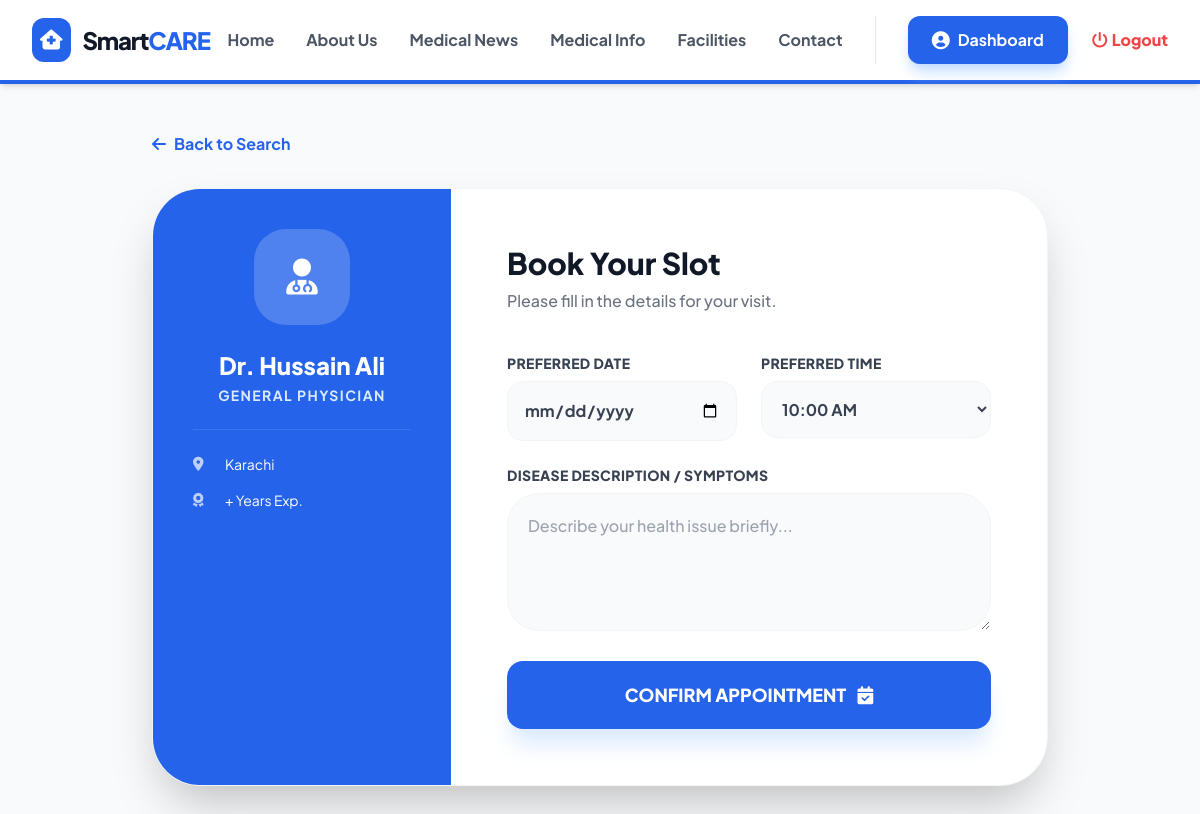
The app's page /book_appointment.php?doc_id=5 (signed in) with its own data.
### tables this page shows
CREATE TABLE `doctors` (
  `doctor_id` int(11) NOT NULL,
  `user_id` int(11) NOT NULL,
  `city_id` int(11) NOT NULL,
  `specialization` varchar(100) DEFAULT NULL,
  `qualification` varchar(255) DEFAULT NULL,
  `experience_years` int(11) DEFAULT NULL,
  `doctor_phone` varchar(15) DEFAULT NULL,
  `doctor_email` varchar(100) DEFAULT NULL,
  `availability_status` text DEFAULT NULL,
  `consultation_fee` int(11) DEFAULT 0,
  `doc_name` varchar(100) DEFAULT NULL
);

CREATE TABLE `users` (
  `user_id` int(11) NOT NULL,
  `username` varchar(50) NOT NULL,
  `password` varchar(255) NOT NULL,
  `role_id` int(11) NOT NULL,
  `email` varchar(100) NOT NULL,
  `full_name` varchar(100) NOT NULL,
  `address` text NOT NULL,
  `phone_number` varchar(15) NOT NULL,
  `reset_token` varchar(255) DEFAULT NULL,
  `token_expiry` datetime DEFAULT NULL
);

CREATE TABLE `cities` (
  `city_id` int(11) NOT NULL,
  `city_name` varchar(100) NOT NULL
);

### book_appointment.php (the view, shortened to what this page needs)
<?php
include('config/db.php');
include('includes/header.php');
if (isset($_GET['doc_id'])) {
    $doc_id = mysqli_real_escape_string($conn, $_GET['doc_id']);
    $query = "SELECT u.full_name, d.*, c.city_name
              FROM users u
              JOIN doctors d ON u.user_id = d.user_id
              JOIN cities c ON d.city_id = c.city_id
              WHERE d.doctor_id = '$doc_id'";
    $res = mysqli_query($conn, $query);
    if (mysqli_num_rows($res) > 0) {
        $doctor = mysqli_fetch_assoc($res);
    } else {
        echo "<script>alert('Doctor not found!'); window.location.href='search_doctors.php';</script>";
        exit;
    }
} else {
    header("Location: search_doctors.php");
    exit;
}
?>
<div class="bg-gray-50 min-h-screen py-12 px-4">
    <div class="max-w-4xl mx-auto">
        <a href="search_doctors.php" class="inline-flex items-center text-blue-600 font-bold mb-8 hover:translate-x-[-5px] transition-transform">
            <i class="fa-solid fa-arrow-left mr-2"></i> Back to Search
        </a>
        <div class="bg-white rounded-[3rem] shadow-2xl overflow-hidden flex flex-col md:flex-row border border-gray-100">
            <div class="md:w-1/3 bg-blue-600 p-10 text-white">
                <div class="text-center">
                    <div class="w-24 h-24 bg-white/20 rounded-[2rem] flex items-center justify-center mx-auto mb-6 backdrop-blur-md">
                        <i class="fa-solid fa-user-doctor text-4xl"></i>
                    </div>
                    <h2 class="text-2xl font-black mb-1">Dr. <?php echo $doctor['full_name']; ?></h2>
                    <p class="text-blue-100 font-bold text-sm uppercase tracking-widest mb-6"><?php echo $doctor['specialization']; ?></p>
                    <div class="space-y-4 text-left border-t border-white/10 pt-6">
                        <div class="flex items-center text-sm">
                            <i class="fa-solid fa-location-dot w-8 opacity-70"></i>
                            <span><?php echo $doctor['city_name']; ?></span>
                        </div>
                        <div class="flex items-center text-sm">
                            <i class="fa-solid fa-award w-8 opacity-70"></i>
                            <span><?php echo $doctor['experience_years']; ?>+ Years Exp.</span>
                        </div>
                    </div>
                </div>
            </div>
            <div class="md:w-2/3 p-10 lg:p-14">
                <h3 class="text-3xl font-black text-gray-900 mb-2">Book Your Slot</h3>
                <p class="text-gray-500 mb-10 font-medium">Please fill in the details for your visit.</p>
                <form action="" method="POST" class="space-y-6">
                    <div class="grid grid-cols-1 md:grid-cols-2 gap-6">
                        <div>
                            <label class="block text-sm font-black text-gray-700 mb-2 uppercase tracking-wide">Preferred Date</label>
                            <input type="date" name="app_date" required min="<?php echo date('Y-m-d'); ?>"
                                class="w-full p-4 bg-gray-50 border border-gray-100 rounded-2xl focus:ring-4 focus:ring-blue-500/10 outline-none font-bold text-gray-700 transition">
                        </div>
                        <div>
                            <label class="block text-sm font-black text-gray-700 mb-2 uppercase tracking-wide">Preferred Time</label>
                            <select name="app_time" required class="w-full p-4 bg-gray-50 border border-gray-100 rounded-2xl focus:ring-4 focus:ring-blue-500/10 outline-none font-bold text-gray-700 transition">
                                <option value="10:00 AM">10:00 AM</option>
                            </select>
                        </div>
                    </div>
                    <div>
                        <label class="block text-sm font-black text-gray-700 mb-2 uppercase tracking-wide">Disease Description / Symptoms</label>
                        <textarea name="disease" rows="4" required placeholder="Describe your health issue briefly..."
                            class="w-full p-5 bg-gray-50 border border-gray-100 rounded-[2rem] focus:ring-4 focus:ring-blue-500/10 outline-none font-medium text-gray-700 transition"></textarea>
                    </div>
                    <button type="submit" name="book_now" class="w-full bg-blue-600 text-white py-5 rounded-2xl font-black text-lg shadow-xl shadow-blue-100 hover:bg-gray-900 transition-all transform active:scale-95">
                        CONFIRM APPOINTMENT <i class="fa-solid fa-calendar-check ml-2"></i>
                    </button>
                </form>
            </div>
        </div>
    </div>
</div>
<?php include('includes/footer.php'); ?>

### includes/header.php (style rules this page uses)
body { font-family: 'Plus Jakarta Sans', sans-serif; }

### records on screen
doctors: user.full_name "Hussain Ali", specialization "GENERAL PHYSICIAN", city.city_name "Karachi"
